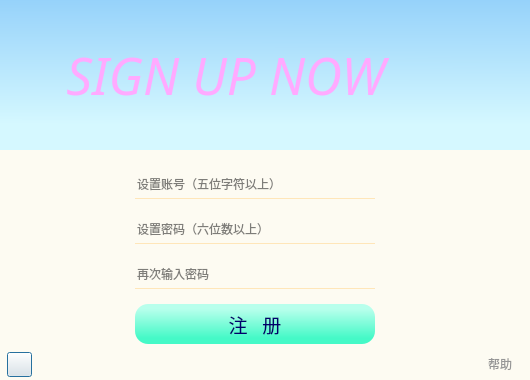
<?xml version="1.0" encoding="UTF-8"?>
<ui version="4.0">
 <class>SF_Signup</class>
 <widget class="QDialog" name="SF_Signup">
  <property name="geometry">
   <rect>
    <x>0</x>
    <y>0</y>
    <width>530</width>
    <height>380</height>
   </rect>
  </property>
  <property name="minimumSize">
   <size>
    <width>530</width>
    <height>380</height>
   </size>
  </property>
  <property name="maximumSize">
   <size>
    <width>530</width>
    <height>380</height>
   </size>
  </property>
  <property name="font">
   <font>
    <family>楷体</family>
    <pointsize>9</pointsize>
   </font>
  </property>
  <property name="windowTitle">
   <string>Dialog</string>
  </property>
  <property name="styleSheet">
   <string notr="true">QLabel#sign_up_now
{
	background-color: qlineargradient(spread:pad, x1:0.505263, y1:0, x2:0.5, y2:1, stop:0 rgba(150, 210, 250, 255), stop:0.831579 rgba(213, 248, 255, 255));
	color:rgb(255, 170, 255);
}
QLabel#error_tip
{
	font: 9pt &quot;等线&quot;;
	color: rgb(0, 0, 0);
}
.QWidget
{
	background-color:rgb(253, 251, 242)
}
QPushButton#help
{
	
	background-color: rgb(253, 251, 242);
	border-radius:0px;
	font: 9pt &quot;等线&quot;;
	color: rgb(150, 150, 150);
}
QPushButton#help:hover
{
	font: 9pt &quot;等线&quot;;
	color: rgb(75, 75, 75);
}
QPushButton#help:pressed
{
	font: 9pt &quot;等线&quot;;
	color: rgb(0, 0, 0);
}
QPushButton#return_login
{
	border-image: url(:/tool_icon/tool/return_trigger.png);
}
QPushButton#return_login:hover
{
	border-image: url(:/tool_icon/tool/return_active.png);
}
QPushButton#return_login:pressed
{
	border-image: url(:/tool_icon/tool/return.png);
}
QPushButton#signup
{
	background-color: qlineargradient(spread:pad, x1:0.505263, y1:0, x2:0.5, y2:1, stop:0.121053 rgba(184, 255, 236, 255), stop:0.852632 rgba(69, 249, 199, 255));
	border-radius:13px;
	font: 14pt &quot;华文仿宋&quot; bold;
	color: rgb(0, 0, 108)
}
QPushButton#signup:hover
{
	background-color:qlineargradient(spread:pad, x1:0.484, y1:1, x2:0.495, y2:0.023, stop:0.121053 rgba(142, 255, 225, 255), stop:0.852632 rgba(22, 249, 186, 255));
	font: 14pt &quot;华文仿宋&quot; bold;
	color: rgb(99, 0, 74);
	border:1px solid rgb(0, 170, 255)
}
QPushButton#signup:pressed
{
	background-color:rgb(75, 225, 255);
	border-radius:13px;
	font: 14pt &quot;华文仿宋&quot; bold;
	color: rgb(255, 255, 255);
	border:1px solid rgb(0, 170, 255)
}
QLineEdit
{
	font: 11pt &quot;宋体&quot;;
	background-color: rgb(253, 251, 242);
	border:none;
	border-bottom:1px solid rgb(255, 230, 185);
}
QLineEdit:hover
{
	border-bottom:1px solid rgb(255, 185, 71);
}
QLineEdit:focus
{
	background-color: rgb(254, 254, 254);
	border-radius:7px;
	border:1px solid rgb(255, 85, 0);
}


</string>
  </property>
  <widget class="QLabel" name="sign_up_now">
   <property name="geometry">
    <rect>
     <x>0</x>
     <y>0</y>
     <width>530</width>
     <height>150</height>
    </rect>
   </property>
   <property name="minimumSize">
    <size>
     <width>0</width>
     <height>150</height>
    </size>
   </property>
   <property name="maximumSize">
    <size>
     <width>16777215</width>
     <height>150</height>
    </size>
   </property>
   <property name="font">
    <font>
     <family>Algerian</family>
     <pointsize>38</pointsize>
     <weight>50</weight>
     <italic>true</italic>
     <bold>false</bold>
    </font>
   </property>
   <property name="autoFillBackground">
    <bool>false</bool>
   </property>
   <property name="text">
    <string>     SIGN UP NOW</string>
   </property>
  </widget>
  <widget class="QWidget" name="main" native="true">
   <property name="geometry">
    <rect>
     <x>0</x>
     <y>139</y>
     <width>530</width>
     <height>241</height>
    </rect>
   </property>
   <property name="font">
    <font>
     <family>Algerian</family>
     <italic>false</italic>
    </font>
   </property>
   <widget class="QPushButton" name="return_login">
    <property name="geometry">
     <rect>
      <x>7</x>
      <y>213</y>
      <width>25</width>
      <height>25</height>
     </rect>
    </property>
    <property name="minimumSize">
     <size>
      <width>25</width>
      <height>25</height>
     </size>
    </property>
    <property name="maximumSize">
     <size>
      <width>25</width>
      <height>25</height>
     </size>
    </property>
    <property name="whatsThis">
     <string>&lt;html&gt;&lt;head/&gt;&lt;body&gt;&lt;p&gt;返回登录&lt;/p&gt;&lt;/body&gt;&lt;/html&gt;</string>
    </property>
    <property name="text">
     <string/>
    </property>
   </widget>
   <widget class="QPushButton" name="help">
    <property name="geometry">
     <rect>
      <x>470</x>
      <y>210</y>
      <width>60</width>
      <height>30</height>
     </rect>
    </property>
    <property name="whatsThis">
     <string>&lt;html&gt;&lt;head/&gt;&lt;body&gt;&lt;p&gt;打开用户使用指南&lt;/p&gt;&lt;/body&gt;&lt;/html&gt;</string>
    </property>
    <property name="text">
     <string>帮助</string>
    </property>
   </widget>
   <widget class="QPushButton" name="signup">
    <property name="geometry">
     <rect>
      <x>135</x>
      <y>165</y>
      <width>240</width>
      <height>40</height>
     </rect>
    </property>
    <property name="minimumSize">
     <size>
      <width>240</width>
      <height>40</height>
     </size>
    </property>
    <property name="maximumSize">
     <size>
      <width>240</width>
      <height>40</height>
     </size>
    </property>
    <property name="font">
     <font>
      <family>华文仿宋 13</family>
      <pointsize>14</pointsize>
      <weight>50</weight>
      <italic>false</italic>
      <bold>false</bold>
     </font>
    </property>
    <property name="text">
     <string>注   册</string>
    </property>
   </widget>
   <widget class="QLineEdit" name="set_password">
    <property name="geometry">
     <rect>
      <x>135</x>
      <y>75</y>
      <width>240</width>
      <height>30</height>
     </rect>
    </property>
    <property name="minimumSize">
     <size>
      <width>240</width>
      <height>30</height>
     </size>
    </property>
    <property name="maximumSize">
     <size>
      <width>240</width>
      <height>30</height>
     </size>
    </property>
    <property name="text">
     <string/>
    </property>
    <property name="maxLength">
     <number>20</number>
    </property>
    <property name="frame">
     <bool>true</bool>
    </property>
    <property name="echoMode">
     <enum>QLineEdit::Password</enum>
    </property>
    <property name="placeholderText">
     <string>设置密码（六位数以上）</string>
    </property>
   </widget>
   <widget class="QLineEdit" name="set_username">
    <property name="enabled">
     <bool>true</bool>
    </property>
    <property name="geometry">
     <rect>
      <x>135</x>
      <y>30</y>
      <width>240</width>
      <height>30</height>
     </rect>
    </property>
    <property name="minimumSize">
     <size>
      <width>240</width>
      <height>30</height>
     </size>
    </property>
    <property name="maximumSize">
     <size>
      <width>240</width>
      <height>30</height>
     </size>
    </property>
    <property name="text">
     <string/>
    </property>
    <property name="maxLength">
     <number>20</number>
    </property>
    <property name="placeholderText">
     <string>设置账号（五位字符以上）</string>
    </property>
   </widget>
   <widget class="QLineEdit" name="password_again">
    <property name="geometry">
     <rect>
      <x>135</x>
      <y>120</y>
      <width>240</width>
      <height>30</height>
     </rect>
    </property>
    <property name="minimumSize">
     <size>
      <width>240</width>
      <height>30</height>
     </size>
    </property>
    <property name="maximumSize">
     <size>
      <width>240</width>
      <height>30</height>
     </size>
    </property>
    <property name="text">
     <string/>
    </property>
    <property name="maxLength">
     <number>20</number>
    </property>
    <property name="frame">
     <bool>true</bool>
    </property>
    <property name="echoMode">
     <enum>QLineEdit::Password</enum>
    </property>
    <property name="placeholderText">
     <string>再次输入密码</string>
    </property>
   </widget>
   <widget class="QLabel" name="error_tip">
    <property name="geometry">
     <rect>
      <x>130</x>
      <y>210</y>
      <width>250</width>
      <height>20</height>
     </rect>
    </property>
    <property name="text">
     <string/>
    </property>
    <property name="alignment">
     <set>Qt::AlignCenter</set>
    </property>
   </widget>
   <widget class="QLabel" name="loadin">
    <property name="geometry">
     <rect>
      <x>160</x>
      <y>170</y>
      <width>30</width>
      <height>30</height>
     </rect>
    </property>
    <property name="text">
     <string/>
    </property>
   </widget>
  </widget>
  <zorder>main</zorder>
  <zorder>sign_up_now</zorder>
 </widget>
 <resources>
  <include location="../picture/ui_resource.qrc"/>
 </resources>
 <connections/>
</ui>
